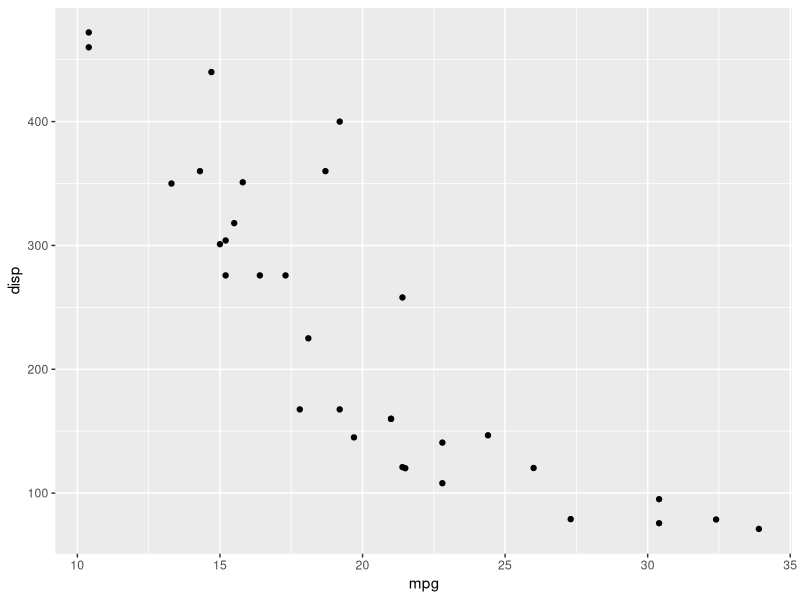
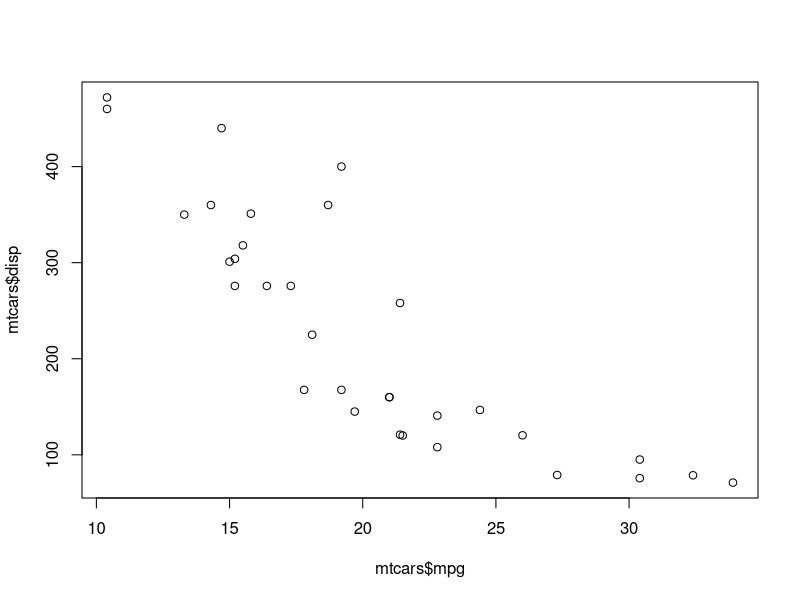

Write R code to recreate these figures, in order.
## ---- chunk 1
knitr::opts_chunk$set(echo = TRUE)
## ---- chunk 2

library('tidyverse')
library('broom')

## first make mtcars 'tidyer' 

my_mtcars <- mtcars %>%
  mutate(car = rownames(mtcars))

head(my_mtcars)

## select a subset of columns

?select

## use select to reorder your columns

my_mtcars %>%
  select(car, everything()) %>%
  head(.)

## use select to look at a subset of columns

my_mtcars %>% 
  select(mpg, cyl, disp) %>% 
  head(.)

## make a new column
?mutate

my_mtcars %>% 
  select(mpg, cyl, disp) %>% 
  mutate(mpg_cyl = mpg*cyl) %>%
  head(.)

## filter by values
?filter

my_mtcars %>% 
  select(mpg, cyl, disp) %>% 
  mutate(mpg_cyl = mpg*cyl) %>%
  filter(disp <= 108) %>%
  head(.)

## make summary values
?summarise

my_mtcars %>% 
  select(mpg, cyl, disp) %>% 
  mutate(mpg_cyl = mpg*cyl) %>%
  summarize(mean(mpg), mean(disp))

## apply an operation by a grouping variable
?group_by

my_mtcars %>% 
  select(mpg, cyl, disp) %>% 
  mutate(mpg_cyl = mpg*cyl) %>%
  group_by(cyl) %>%
  summarize(mean(mpg), mean(disp))

  
## join in a external table

?left_join

## create a fake table to join in 

my_car_table <- data.frame(car = rownames(mtcars),
                           color = rainbow(nrow(mtcars)),
                           stringsAsFactors = FALSE
)

head(my_car_table)

my_mtcars %>%
  left_join(., my_car_table, by = 'car') %>%
  head()

## apply an operation
?do

my_mtcars %>%
  left_join(., my_car_table, by = 'car') %>%
  group_by(cyl) %>%
  do(tidy(lm( mpg ~ disp, data = .))) ## ?tidy is from the broom package



## plotting 

my_mtcars %>%
  ggplot(aes(x = mpg, y = disp)) +
  geom_point()



## ---- chunk 3

## first restart the R session so I don't cheat with tidyverse tools on accident
#.rs.restartR() # comment out the command that can't be knit



?mtcars
mtcars

## select a subset of columns
head(mtcars[, c('cyl', 'mpg', 'disp')])

## make a new column
mtcars$mpg_cyl <- mtcars$mpg*mtcars$cyl

## filter by values


mtcars[which(mtcars$disp <= 108), ]


## make summary values
?summarise

summary(mtcars)

mean(mtcars$mpg)
mean(mtcars$disp)

## apply an operation by a grouping variable
?group_by

my_split <- split(mtcars, factor(mtcars$cyl))

lapply(my_split, summary)


  
## join in a external table

?left_join

## create a fake table to join in 

my_car_table <- data.frame(row.names = rownames(mtcars),
                           color = rainbow(nrow(mtcars)),
                           stringsAsFactors = FALSE
)


head(cbind(mtcars, my_car_table)) # blind bind

head(cbind(mtcars, my_car_table[rownames(mtcars), ])) # better bind with preserved row identity

## cbind fails if the tables have different numbers of rows! 

head(merge(mtcars, my_car_table))



## apply an operation
?do



lm(mpg ~ disp, data = mtcars)

lapply(my_split, function(x) lm(mpg ~ cyl, data = x))


## plotting 

plot(y = mtcars$disp, x = mtcars$mpg)



